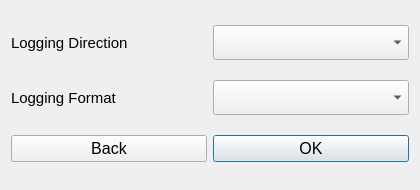
<?xml version="1.0" encoding="UTF-8"?>
<ui version="4.0">
 <class>LoggingWindow</class>
 <widget class="QDialog" name="LoggingWindow">
  <property name="geometry">
   <rect>
    <x>0</x>
    <y>0</y>
    <width>420</width>
    <height>190</height>
   </rect>
  </property>
  <property name="minimumSize">
   <size>
    <width>420</width>
    <height>190</height>
   </size>
  </property>
  <property name="maximumSize">
   <size>
    <width>420</width>
    <height>190</height>
   </size>
  </property>
  <property name="windowTitle">
   <string>Dialog</string>
  </property>
  <layout class="QGridLayout" name="gridLayout">
   <item row="0" column="0">
    <widget class="QLabel" name="dorectionLabel">
     <property name="minimumSize">
      <size>
       <width>0</width>
       <height>35</height>
      </size>
     </property>
     <property name="font">
      <font>
       <pointsize>11</pointsize>
      </font>
     </property>
     <property name="text">
      <string>Logging Direction</string>
     </property>
    </widget>
   </item>
   <item row="0" column="1">
    <widget class="QComboBox" name="directionBox">
     <property name="sizePolicy">
      <sizepolicy hsizetype="Minimum" vsizetype="Fixed">
       <horstretch>0</horstretch>
       <verstretch>0</verstretch>
      </sizepolicy>
     </property>
     <property name="minimumSize">
      <size>
       <width>0</width>
       <height>35</height>
      </size>
     </property>
     <property name="font">
      <font>
       <pointsize>11</pointsize>
      </font>
     </property>
    </widget>
   </item>
   <item row="1" column="0">
    <widget class="QLabel" name="formatLabel">
     <property name="minimumSize">
      <size>
       <width>0</width>
       <height>35</height>
      </size>
     </property>
     <property name="font">
      <font>
       <pointsize>11</pointsize>
      </font>
     </property>
     <property name="text">
      <string>Logging Format</string>
     </property>
    </widget>
   </item>
   <item row="1" column="1">
    <widget class="QComboBox" name="formatBox">
     <property name="minimumSize">
      <size>
       <width>0</width>
       <height>35</height>
      </size>
     </property>
     <property name="font">
      <font>
       <pointsize>11</pointsize>
      </font>
     </property>
    </widget>
   </item>
   <item row="2" column="0">
    <widget class="QPushButton" name="closeButton">
     <property name="font">
      <font>
       <pointsize>12</pointsize>
      </font>
     </property>
     <property name="text">
      <string>Back</string>
     </property>
    </widget>
   </item>
   <item row="2" column="1">
    <widget class="QPushButton" name="okButton">
     <property name="font">
      <font>
       <pointsize>12</pointsize>
      </font>
     </property>
     <property name="text">
      <string>OK</string>
     </property>
     <property name="default">
      <bool>true</bool>
     </property>
     <property name="flat">
      <bool>false</bool>
     </property>
    </widget>
   </item>
  </layout>
 </widget>
 <resources/>
 <connections/>
</ui>
